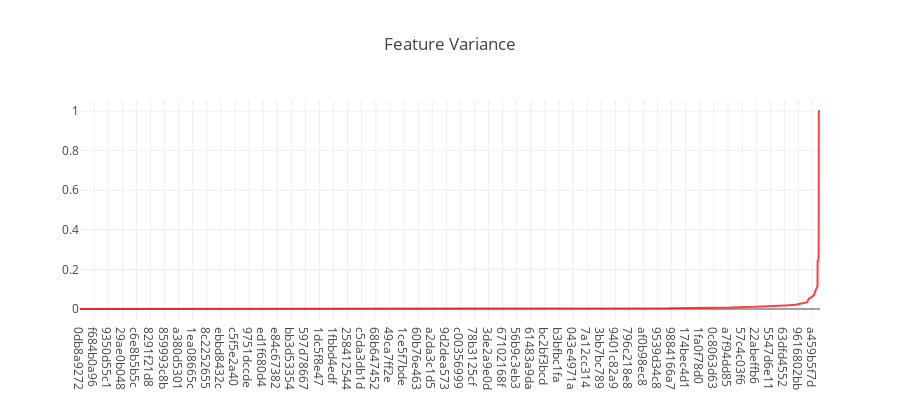

Source (notebook cell):
### Code cell
%matplotlib inline
import plotly.graph_objs as go
from plotly.offline import init_notebook_mode, iplot

trace1 = go.Scatter(x=feature_df['columns'], y=feature_df['column_var'], opacity=0.75, marker=dict(color="red"))
layout = dict(height=400, title='Feature Variance', legend=dict(orientation="h"));
fig = go.Figure(data=[trace1], layout=layout);
iplot(fig);

### Figure 1 — Plotly figure (JSON) as saved in the notebook; plotly's stock layout.template omitted (floating-point values rounded to 4 significant figures; data arrays with more than 128 entries replaced by an {"elided": "..."} marker saying what was removed)
{"data": [{"marker": {"color": "red"}, "opacity": 0.75, "type": "scatter", "uid": "6872fc24-84ae-11e8-97ed-90b11c8c07a2", "x": {"elided": "4991 str values"}, "y": {"elided": "4991 float values"}}], "layout": {"height": 400, "legend": {"orientation": "h"}, "title": "Feature Variance"}}
